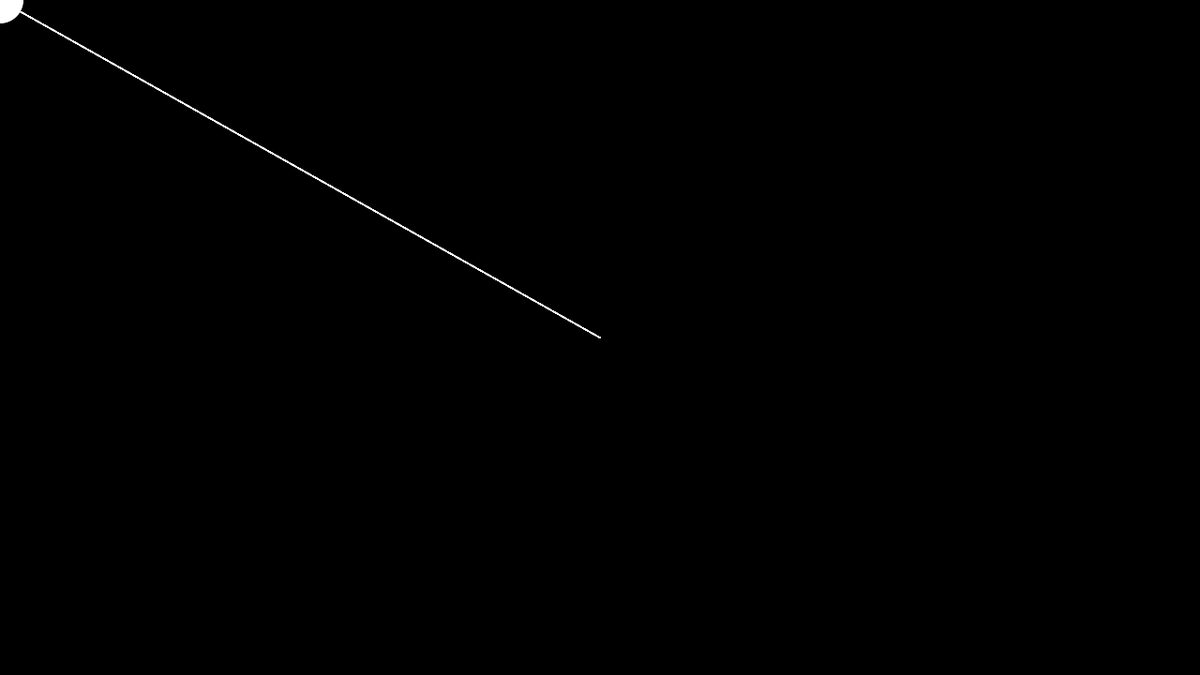
Frame 1 (no input)
Frame 60 (the mouse pressed at the canvas centre just before this capture): identical to frame 1, image omitted
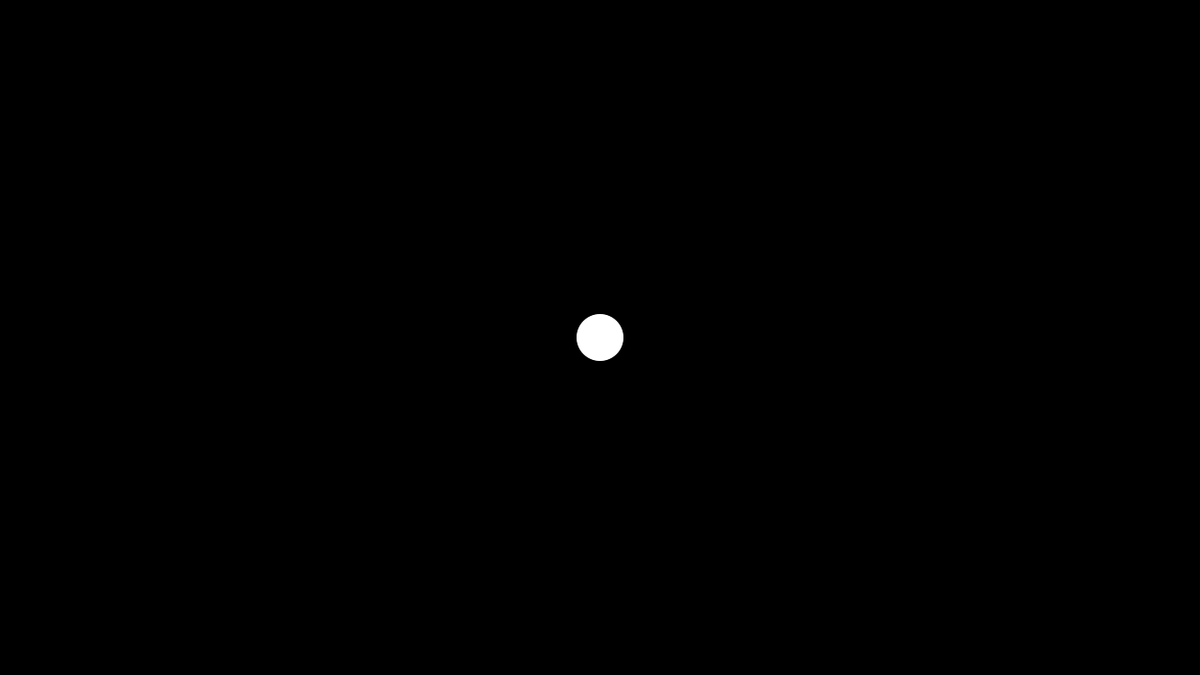
Frame 120 (the mouse held since frame 60 and released just before this capture)

The Processing sketch that drew these frames (run headless with seeded random() and noise(); from frame 60 on, the mouse is pressed at the canvas centre):

// Processing sketch: trail
// ── trail.pde
int[] x = new int[60];
int[] y = new int[60];
float diam;

void setup() {
  size(1280, 720);
}

void draw() {
  background(0);
  // update array positions
  for (int i = x.length - 1; i > 0; i--) {
    x[i] = x[i - 1];
    y[i] = y[i - 1];
  }
  x[0] = mouseX;
  y[0] = mouseY;
  // draw the array positions;
  for (int i = 0; i < x.length; i++) {
    noStroke();
    fill(255, 255 - i/float(x.length) * 255);
    diam = 50.0 - i/float(x.length) * 50.0;
    ellipse(x[i], y[i], diam, diam);
    stroke(255, 255 - i/float(x.length) * 255);
    line(width/2, height/2, x[i], y[i]);
  }
}
